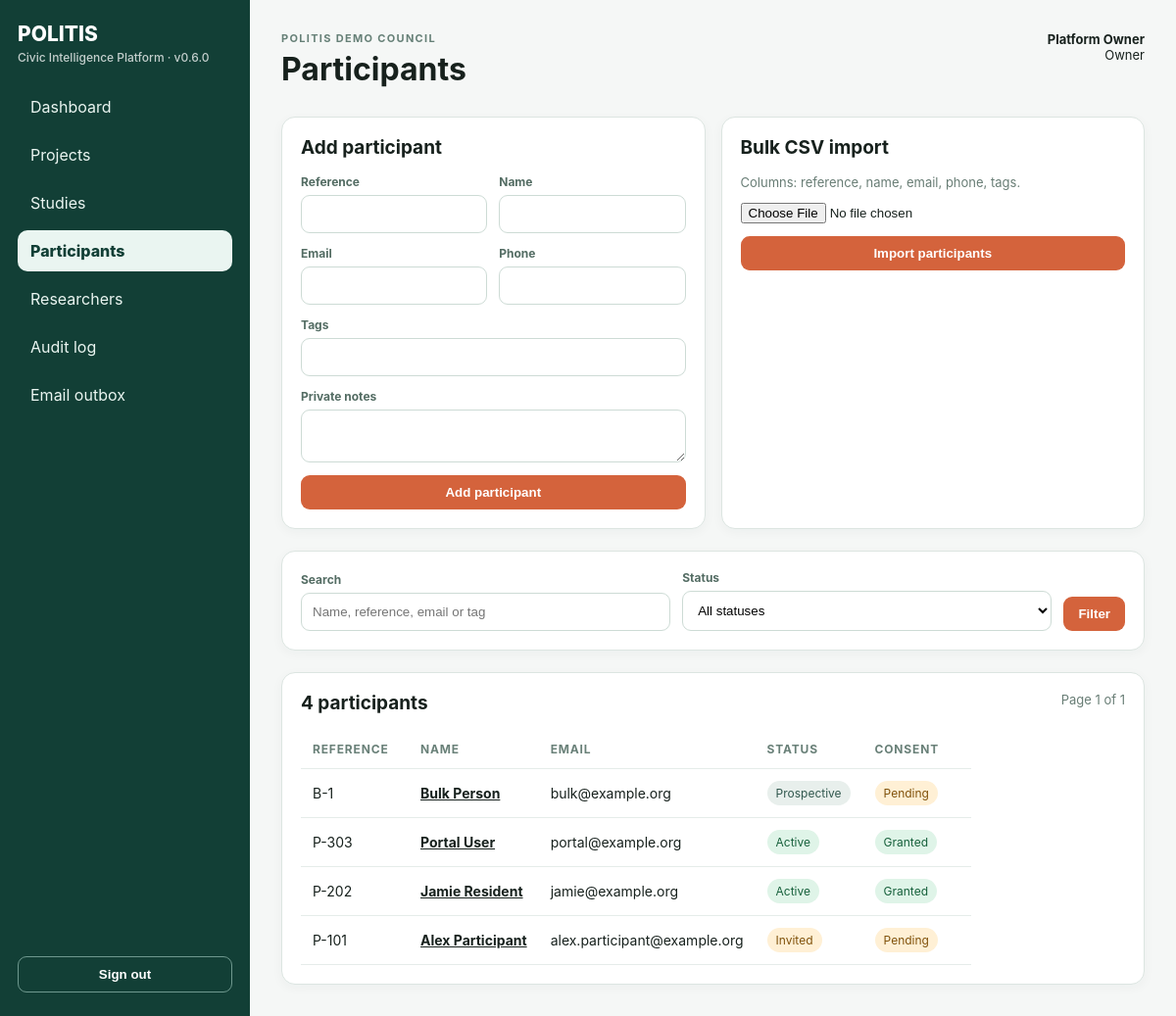
Screenshot of /participants (signed in) with the database file from the repository.
### app/models.py (models this page shows)
class Organisation(Base):
    __tablename__ = "organisations"
    id: Mapped[int] = mapped_column(primary_key=True)
    name: Mapped[str] = mapped_column(String(200), unique=True)
    slug: Mapped[str] = mapped_column(String(100), unique=True)
    created_at: Mapped[datetime] = mapped_column(DateTime(timezone=True), default=utcnow)
    users: Mapped[list[User]] = relationship(back_populates="organisation")

class User(Base):
    __tablename__ = "users"
    __table_args__ = (UniqueConstraint("organisation_id", "email"),)
    id: Mapped[int] = mapped_column(primary_key=True)
    organisation_id: Mapped[int] = mapped_column(ForeignKey("organisations.id"), index=True)
    name: Mapped[str] = mapped_column(String(120))
    email: Mapped[str] = mapped_column(String(255), index=True)
    password_hash: Mapped[str | None] = mapped_column(String(255), nullable=True)
    external_provider: Mapped[str | None] = mapped_column(String(40), nullable=True, index=True)
    external_subject: Mapped[str | None] = mapped_column(String(255), nullable=True, index=True)
    last_login_at: Mapped[datetime | None] = mapped_column(DateTime(timezone=True), nullable=True)
    role: Mapped[str] = mapped_column(String(30), default=Role.researcher.value)
    is_active: Mapped[bool] = mapped_column(Boolean, default=True)
    created_at: Mapped[datetime] = mapped_column(DateTime(timezone=True), default=utcnow)
    organisation: Mapped[Organisation] = relationship(back_populates="users")

class Participant(Base):
    __tablename__ = "participants"
    __table_args__ = (UniqueConstraint("organisation_id", "reference"),)
    id: Mapped[int] = mapped_column(primary_key=True)
    organisation_id: Mapped[int] = mapped_column(ForeignKey("organisations.id"), index=True)
    reference: Mapped[str] = mapped_column(String(50))
    name: Mapped[str] = mapped_column(String(160))
    email: Mapped[str | None] = mapped_column(String(255), nullable=True, index=True)
    phone: Mapped[str | None] = mapped_column(String(50), nullable=True)
    status: Mapped[str] = mapped_column(String(30), default=ParticipantStatus.prospective.value)
    consent_status: Mapped[str] = mapped_column(String(30), default=ConsentStatus.pending.value)
    communication_preference: Mapped[str] = mapped_column(String(30), default="email")
    tags: Mapped[str] = mapped_column(Text, default="")
    demographics_json: Mapped[str] = mapped_column(Text, default="{}")
    notes: Mapped[str] = mapped_column(Text, default="")
    created_by_id: Mapped[int] = mapped_column(ForeignKey("users.id"))
    created_at: Mapped[datetime] = mapped_column(DateTime(timezone=True), default=utcnow)
    updated_at: Mapped[datetime] = mapped_column(DateTime(timezone=True), default=utcnow, onupdate=utcnow)

### app/main.py (the view)
@app.get("/participants",response_class=HTMLResponse)
def participants_page(request:Request,q:str="",status_filter:str="",page:int=1,u=Depends(current_user),db:Session=Depends(get_db)):
    stmt=select(Participant).where(Participant.organisation_id==u.organisation_id)
    if q.strip():
        t=f"%{q.strip()}%"; stmt=stmt.where(or_(Participant.name.ilike(t),Participant.reference.ilike(t),Participant.email.ilike(t),Participant.tags.ilike(t)))
    if status_filter: enum_value(status_filter,ParticipantStatus,"participant status"); stmt=stmt.where(Participant.status==status_filter)
    rows,total,pages=paginate(stmt.order_by(Participant.updated_at.desc()),db,page)
    return render(request,"participants.html",user=u,participants=rows,q=q,status_filter=status_filter,statuses=[x.value for x in ParticipantStatus],consent_statuses=[x.value for x in ConsentStatus],page=page,pages=pages,total=total)

### app/templates/participants.html (shortened to what this page needs)
{% extends "base.html" %}{% block title %}Participants{% endblock %}{% block content %}
{% if can_edit %}<div class="two-col"><div class="card"><h2>Add participant</h2><form method="post" action="/participants" class="stack"><div class="row"><div class="field"><label>Reference</label><input name="reference" required></div><div class="field"><label>Name</label><input name="name" required></div></div><div class="row"><div class="field"><label>Email</label><input name="email" type="email"></div><div class="field"><label>Phone</label><input name="phone"></div></div><input type="hidden" name="status_value" value="prospective"><input type="hidden" name="consent_status" value="pending"><input type="hidden" name="communication_preference" value="email"><div class="field"><label>Tags</label><input name="tags"></div><div class="field"><label>Private notes</label><textarea name="notes"></textarea></div><button>Add participant</button></form></div><div class="card"><h2>Bulk CSV import</h2><p class="muted">Columns: reference, name, email, phone, tags.</p><form method="post" action="/participants/import" enctype="multipart/form-data" class="stack"><input type="file" name="file" accept=".csv,text/csv" required><button>Import participants</button></form></div></div>{% endif %}
<div class="card section"><form method="get" class="row"><div class="field"><label>Search</label><input name="q" value="{{ q }}" placeholder="Name, reference, email or tag"></div><div class="field"><label>Status</label><select name="status_filter"><option value="">All statuses</option>{% for s in statuses %}<option value="{{ s }}" {% if s==status_filter %}selected{% endif %}>{{ s|title }}</option>{% endfor %}</select></div><button>Filter</button></form></div>
<div class="card section"><div class="section-head"><h2>{{ total }} participants</h2><span class="muted">Page {{ page }} of {{ pages }}</span></div><table class="table"><thead><tr><th>Reference</th><th>Name</th><th>Email</th><th>Status</th><th>Consent</th></tr></thead><tbody>{% for p in participants %}<tr><td>{{ p.reference }}</td><td><a href="/participants/{{ p.id }}"><strong>{{ p.name }}</strong></a></td><td>{{ p.email or '—' }}</td><td><span class="badge {{ p.status }}">{{ p.status|title }}</span></td><td><span class="badge {{ p.consent_status }}">{{ p.consent_status|title }}</span></td></tr>{% else %}<tr><td colspan="5" class="empty">No participants match this search.</td></tr>{% endfor %}</tbody></table></div>{% endblock %}

### app/templates/base.html (shortened to what this page needs)
<!doctype html>
<html lang="en">
<head>
  <link rel="stylesheet" href="/static/app.css">
</head>
<body>
{% if user %}
<div class="shell">
  <aside class="sidebar">
    <div class="brand">POLITIS<small>Civic Intelligence Platform · v{{ version }}</small></div>
    <nav class="nav" aria-label="Primary navigation">
      <a class="{% if request.url.path == '/' %}active{% endif %}" href="/">Dashboard</a>
      <a class="{% if request.url.path.startswith('/projects') %}active{% endif %}" href="/projects">Projects</a>
      <a class="{% if request.url.path.startswith('/studies') %}active{% endif %}" href="/studies">Studies</a>
      <a class="{% if request.url.path.startswith('/participants') %}active{% endif %}" href="/participants">Participants</a>
      {% if user.role in ['owner','admin'] %}
      <a class="{% if request.url.path.startswith('/researchers') %}active{% endif %}" href="/researchers">Researchers</a>
      <a class="{% if request.url.path.startswith('/audit') %}active{% endif %}" href="/audit">Audit log</a>
      <a class="{% if request.url.path.startswith('/outbox') %}active{% endif %}" href="/outbox">Email outbox</a>
      {% endif %}
    </nav>
    <form method="post" action="/logout"><button class="ghost" type="submit">Sign out</button></form>
  </aside>
  <main class="main" id="main-content" tabindex="-1">
    <div class="top">
      <div><div class="eyebrow">{{ user.organisation.name }}</div><h1>{% block title %}{% endblock %}</h1></div>
      <div class="userbox"><strong>{{ user.name }}</strong><br>{{ user.role|title }}</div>
    </div>
    {% block content %}{% endblock %}
  </main>
</div>
{% else %}
{% block public %}{% endblock %}
{% endif %}
</body>
</html>

### app/static/app.css (style rules this page uses)
* { box-sizing:border-box }
body { margin:0;font-family:Inter,ui-sans-serif,system-ui,-apple-system,BlinkMacSystemFont,"Segoe UI",sans-serif;background:#f5f7f6;color:#17211d }
a { color:inherit }
.shell { display:grid;grid-template-columns:255px 1fr;min-height:100vh }
.sidebar { background:#123f36;color:white;padding:24px 18px;display:flex;flex-direction:column;gap:22px }
.brand { font-weight:800;font-size:21px;line-height:1.05 }
.brand small { display:block;font-weight:500;opacity:.75;font-size:12px;margin-top:7px }
.nav { display:grid;gap:7px }
.nav a { padding:11px 13px;text-decoration:none;border-radius:10px;color:#eaf5f1 }
.sidebar form { margin-top:auto }
.ghost { background:transparent;border:1px solid #6f998f;color:white;width:100% }
.main { padding:32px;max-width:1400px;width:100% }
.top { display:flex;justify-content:space-between;align-items:flex-start;margin-bottom:24px }
.eyebrow { text-transform:uppercase;letter-spacing:.12em;font-size:11px;color:#668077;font-weight:700 }
.top h1 { margin:5px 0 }
.userbox { text-align:right;font-size:13px }
.card { background:white;border:1px solid #dce5e1;border-radius:14px;padding:19px;box-shadow:0 3px 12px rgba(20,50,40,.04) }
.table { width:100%;border-collapse:collapse }
.table th,.table td { padding:12px;border-bottom:1px solid #e5ece9;text-align:left;font-size:14px }
.table th { font-size:12px;text-transform:uppercase;letter-spacing:.07em;color:#698078 }
.row { display:flex;gap:12px;align-items:end;flex-wrap:wrap }
.field { display:grid;gap:6px;min-width:180px;flex:1 }
.field label { font-size:12px;font-weight:700;color:#536c63 }
.field input,.field select,.field textarea { width:100%;padding:11px;border:1px solid #cddbd5;border-radius:9px;background:white }
.btn,button { display:inline-block;border:0;border-radius:9px;background:#d4633c;color:white;padding:10px 15px;font-weight:700;cursor:pointer;text-decoration:none }
.badge { display:inline-block;border-radius:100px;padding:5px 9px;background:#e8efec;color:#31584e;font-size:12px }
.muted { color:#687d75;font-size:13px }
.stack { display:grid;gap:13px }
.section { margin-top:22px }
.section-head { display:flex;justify-content:space-between;gap:16px;align-items:flex-start }
.two-col { display:grid;grid-template-columns:1fr 1fr;gap:16px }
.active,.granted { background:#dff4e8;color:#16603b }
.invited,.pending { background:#fff0d5;color:#80520b }
h2 { margin-top:0;font-size:19px }
.nav a.active { background:#eaf5f1;color:#123f36;font-weight:800 }
.table { display:block;overflow-x:auto;white-space:nowrap }
.table td { white-space:normal;min-width:110px }

### rows the page displays
Organisation: organisation.name "POLITIS DEMO COUNCIL"
User: name "Platform Owner", role "Owner"
Participant: reference "B-1", name "Bulk Person", email "bulk@example.org", status "Prospective", consent_status "Pending"
Participant: reference "P-303", name "Portal User", email "portal@example.org", status "Active", consent_status "Granted"
Participant: reference "P-202", name "Jamie Resident", email "jamie@example.org", status "Active", consent_status "Granted"
Participant: reference "P-101", name "Alex Participant", email "alex.participant@example.org", status "Invited", consent_status "Pending"

### other values shown
{{ version }} "0.6.0"
{{ total }} "4"
{{ page }} "1"
{{ pages }} "1"
